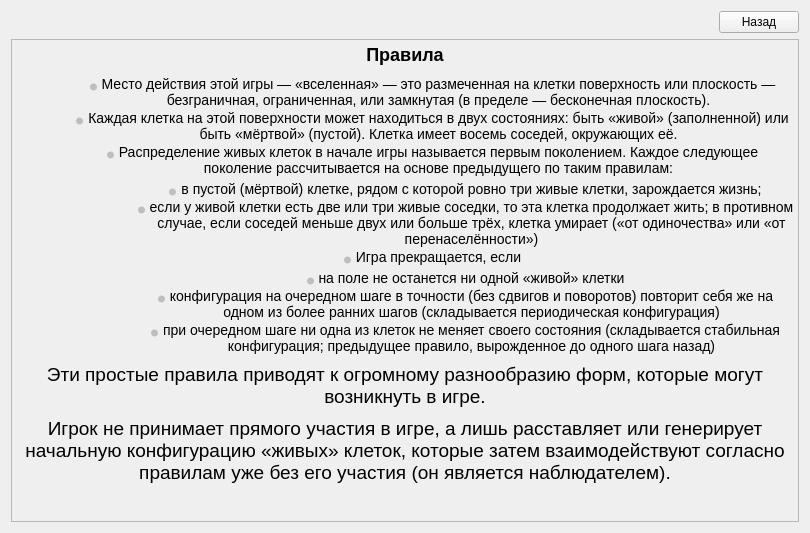
<?xml version="1.0" encoding="UTF-8"?>
<ui version="4.0">
 <class>RolesWindow</class>
 <widget class="QWidget" name="RolesWindow">
  <property name="geometry">
   <rect>
    <x>0</x>
    <y>0</y>
    <width>810</width>
    <height>533</height>
   </rect>
  </property>
  <property name="windowTitle">
   <string>Form</string>
  </property>
  <layout class="QGridLayout" name="gridLayout">
   <item row="1" column="0">
    <layout class="QGridLayout" name="gridLayout_2" rowstretch="1,20" rowminimumheight="1,20">
     <item row="0" column="0">
      <layout class="QHBoxLayout" name="horizontalLayout" stretch="10,1">
       <item>
        <spacer name="horizontalSpacer">
         <property name="orientation">
          <enum>Qt::Horizontal</enum>
         </property>
         <property name="sizeHint" stdset="0">
          <size>
           <width>40</width>
           <height>20</height>
          </size>
         </property>
        </spacer>
       </item>
       <item>
        <widget class="QPushButton" name="pushButton">
         <property name="text">
          <string>Назад</string>
         </property>
        </widget>
       </item>
      </layout>
     </item>
     <item row="1" column="0">
      <widget class="QTextEdit" name="textEdit">
       <property name="enabled">
        <bool>false</bool>
       </property>
       <property name="html">
        <string>&lt;!DOCTYPE HTML PUBLIC &quot;-//W3C//DTD HTML 4.0//EN&quot; &quot;http://www.w3.org/TR/REC-html40/strict.dtd&quot;&gt;
&lt;html&gt;&lt;head&gt;&lt;meta name=&quot;qrichtext&quot; content=&quot;1&quot; /&gt;&lt;style type=&quot;text/css&quot;&gt;
p, li { white-space: pre-wrap; }
&lt;/style&gt;&lt;/head&gt;&lt;body style=&quot; font-family:'.AppleSystemUIFont'; font-size:13pt; font-weight:400; font-style:normal;&quot;&gt;
&lt;h2 align=&quot;center&quot; style=&quot; margin-top:15px; margin-bottom:4px; margin-left:0px; margin-right:0px; -qt-block-indent:0; text-indent:0px; line-height:130%;&quot;&gt;&lt;a name=&quot;Правила&quot;&gt;&lt;/a&gt;&lt;span style=&quot; font-family:'Linux Libertine','Georgia','Times','serif'; font-size:14pt; font-weight:600; color:#000000;&quot;&gt;П&lt;/span&gt;&lt;span style=&quot; font-family:'Linux Libertine','Georgia','Times','serif'; font-size:14pt; font-weight:600; color:#000000;&quot;&gt;равила&lt;/span&gt;&lt;/h2&gt;
&lt;ul style=&quot;margin-top: 0px; margin-bottom: 0px; margin-left: 0px; margin-right: 0px; -qt-list-indent: 1;&quot;&gt;&lt;li style=&quot; font-family:'sans-serif'; font-size:14pt; color:#000000;&quot; align=&quot;center&quot; style=&quot; margin-top:5px; margin-bottom:2px; margin-left:27px; margin-right:0px; -qt-block-indent:0; text-indent:0px;&quot;&gt;&lt;span style=&quot; font-size:14px;&quot;&gt;Место действия этой игры — «вселенная» — это размеченная на клетки поверхность или плоскость — безграничная, ограниченная, или замкнутая (в пределе — бесконечная плоскость).&lt;/span&gt;&lt;/li&gt;
&lt;li style=&quot; font-family:'sans-serif'; font-size:14pt; color:#000000;&quot; align=&quot;center&quot; style=&quot; margin-top:0px; margin-bottom:2px; margin-left:27px; margin-right:0px; -qt-block-indent:0; text-indent:0px;&quot;&gt;&lt;span style=&quot; font-size:14px;&quot;&gt;Каждая клетка на этой поверхности может находиться в двух состояниях: быть «живой» (заполненной) или быть «мёртвой» (пустой). Клетка имеет восемь соседей, окружающих её.&lt;/span&gt;&lt;/li&gt;
&lt;li style=&quot; font-family:'sans-serif'; font-size:14pt; color:#000000;&quot; align=&quot;center&quot; style=&quot; margin-top:0px; margin-bottom:2px; margin-left:27px; margin-right:0px; -qt-block-indent:0; text-indent:0px;&quot;&gt;&lt;span style=&quot; font-size:14px;&quot;&gt;Распределение живых клеток в начале игры называется первым поколением. Каждое следующее поколение рассчитывается на основе предыдущего по таким правилам:&lt;/span&gt;&lt;/li&gt;
&lt;ul style=&quot;margin-top: 0px; margin-bottom: 0px; margin-left: 0px; margin-right: 0px; -qt-list-indent: 2;&quot;&gt;&lt;li style=&quot; font-family:'sans-serif'; font-size:14pt; color:#000000;&quot; align=&quot;center&quot; style=&quot; margin-top:5px; margin-bottom:2px; margin-left:53px; margin-right:0px; -qt-block-indent:0; text-indent:0px;&quot;&gt;&lt;span style=&quot; font-size:14px;&quot;&gt;в пустой (мёртвой) клетке, рядом с которой ровно три живые клетки, зарождается жизнь;&lt;/span&gt;&lt;/li&gt;
&lt;li style=&quot; font-family:'sans-serif'; font-size:14pt; color:#000000;&quot; align=&quot;center&quot; style=&quot; margin-top:0px; margin-bottom:2px; margin-left:53px; margin-right:0px; -qt-block-indent:0; text-indent:0px;&quot;&gt;&lt;span style=&quot; font-size:14px;&quot;&gt;если у живой клетки есть две или три живые соседки, то эта клетка продолжает жить; в противном случае, если соседей меньше двух или больше трёх, клетка умирает («от одиночества» или «от перенаселённости»)&lt;/span&gt;&lt;/li&gt;&lt;/ul&gt;
&lt;li style=&quot; font-family:'sans-serif'; font-size:14pt; color:#000000;&quot; align=&quot;center&quot; style=&quot; margin-top:0px; margin-bottom:2px; margin-left:27px; margin-right:0px; -qt-block-indent:0; text-indent:0px;&quot;&gt;&lt;span style=&quot; font-size:14px;&quot;&gt;Игра прекращается, если&lt;/span&gt;&lt;/li&gt;&lt;/ul&gt;
&lt;ul style=&quot;margin-top: 0px; margin-bottom: 0px; margin-left: 0px; margin-right: 0px; -qt-list-indent: 2;&quot;&gt;&lt;li style=&quot; font-family:'sans-serif'; font-size:14pt; color:#000000;&quot; align=&quot;center&quot; style=&quot; margin-top:5px; margin-bottom:2px; margin-left:53px; margin-right:0px; -qt-block-indent:0; text-indent:0px;&quot;&gt;&lt;span style=&quot; font-size:14px;&quot;&gt;на поле не останется ни одной «живой» клетки&lt;/span&gt;&lt;/li&gt;
&lt;li style=&quot; font-family:'sans-serif'; font-size:14pt; color:#000000;&quot; align=&quot;center&quot; style=&quot; margin-top:0px; margin-bottom:2px; margin-left:53px; margin-right:0px; -qt-block-indent:0; text-indent:0px;&quot;&gt;&lt;span style=&quot; font-size:14px;&quot;&gt;конфигурация на очередном шаге в точности (без сдвигов и поворотов) повторит себя же на одном из более ранних шагов (складывается периодическая конфигурация)&lt;/span&gt;&lt;/li&gt;
&lt;li style=&quot; font-family:'sans-serif'; font-size:14pt; color:#000000;&quot; align=&quot;center&quot; style=&quot; margin-top:0px; margin-bottom:2px; margin-left:53px; margin-right:0px; -qt-block-indent:0; text-indent:0px;&quot;&gt;&lt;span style=&quot; font-size:14px;&quot;&gt;при очередном шаге ни одна из клеток не меняет своего состояния (складывается стабильная конфигурация; предыдущее правило, вырожденное до одного шага назад)&lt;/span&gt;&lt;/li&gt;&lt;/ul&gt;
&lt;p align=&quot;center&quot; style=&quot; margin-top:9px; margin-bottom:9px; margin-left:0px; margin-right:0px; -qt-block-indent:0; text-indent:0px;&quot;&gt;&lt;span style=&quot; font-family:'sans-serif'; font-size:14pt; color:#000000;&quot;&gt;Эти простые правила приводят к огромному разнообразию форм, которые могут возникнуть в игре.&lt;/span&gt;&lt;/p&gt;
&lt;p align=&quot;center&quot; style=&quot; margin-top:9px; margin-bottom:9px; margin-left:0px; margin-right:0px; -qt-block-indent:0; text-indent:0px;&quot;&gt;&lt;span style=&quot; font-family:'sans-serif'; font-size:14pt; color:#000000;&quot;&gt;Игрок не принимает прямого участия в игре, а лишь расставляет или генерирует начальную конфигурацию «живых» клеток, которые затем взаимодействуют согласно правилам уже без его участия (он является наблюдателем).&lt;/span&gt;&lt;/p&gt;&lt;/body&gt;&lt;/html&gt;</string>
       </property>
      </widget>
     </item>
    </layout>
   </item>
  </layout>
 </widget>
 <resources/>
 <connections/>
</ui>
